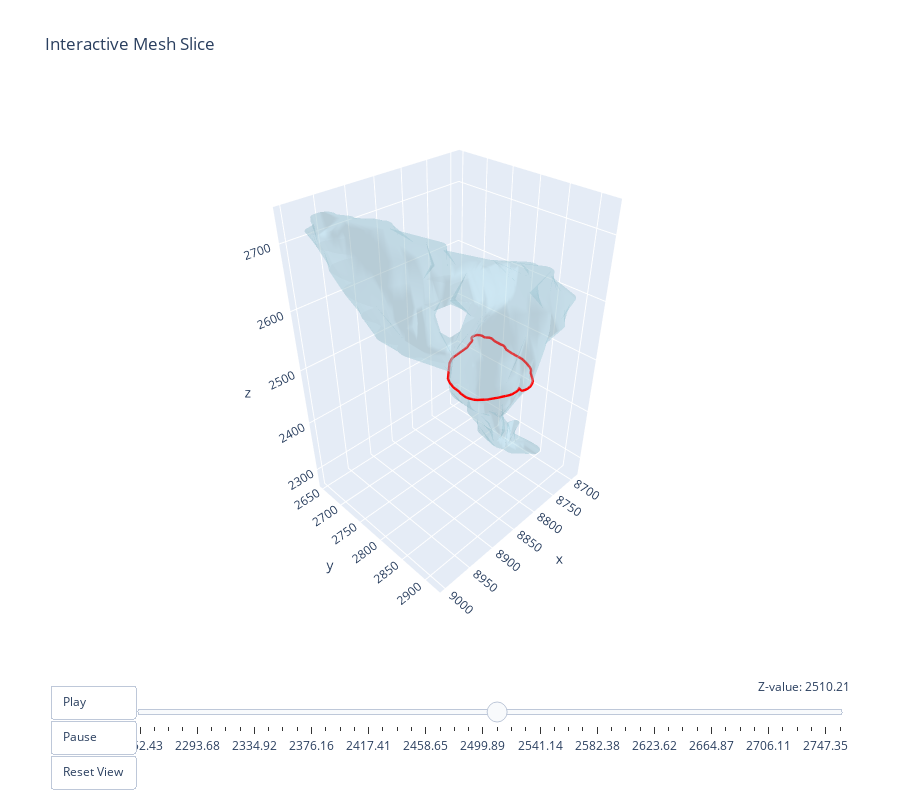

Notebook code for this chart:
### Markdown cell above
## Load TS2 Mesh

### Code cell
# Load the TS2 mesh from the data directory
mesh_path = data_path("TS2_alone.obj")

ts_mesh = MeshManager(trimesh.load(mesh_path))
ts_mesh.repair_mesh()
ts_mesh.print_mesh_analysis()
ts_mesh.visualize_mesh_slice_interactive()

### Figure 1 — Plotly figure (JSON) as saved in the notebook; plotly's stock layout.template omitted (floating-point values rounded to 4 significant figures; data arrays with more than 128 entries replaced by an {"elided": "..."} marker saying what was removed)
{"data": [{"color": "lightblue", "i": {"elided": "2008 int values"}, "j": {"elided": "2008 int values"}, "k": {"elided": "2008 int values"}, "name": "Mesh", "opacity": 0.3, "type": "mesh3d", "x": {"elided": "1004 float values"}, "y": {"elided": "1004 float values"}, "z": {"elided": "1004 float values"}}, {"line": {"color": "red", "width": 5}, "mode": "lines", "name": "Slice at z=2505.05", "type": "scatter3d", "x": [8820.0, 8820.0, 8823.0, 8823.0, 8819.0, 8814.0, 8807.0, 8800.0, 8800.0, 8795.0, 8791.0, 8791.0, 8783.0, 8783.0, 8777.0, 8774.0, 8774.0, 8772.0, 8772.0, 8766.0, 8766.0, 8764.0, 8764.0, 8764.0, 8763.0, 8763.0, 8762.0, 8762.0, 8762.0, 8758.0, 8756.0, 8757.0, 8757.0, 8757.0, 8757.0, 8757.0, 8754.0, 8755.0, 8759.0, 8760.0, 8759.0, 8759.0, 8760.0, 8763.0, 8765.0, 8769.0, 8773.0, 8776.0, 8778.0, 8779.0, 8782.0, 8782.0, 8782.0, 8792.0, 8793.0, 8799.0, 8799.0, 8832.0, 8832.0, 8832.0, 8837.0, 8837.0, 8847.0, 8847.0, 8847.0, 8872.0, 8872.0, 8872.0, 8876.0, 8876.0, 8881.0, 8881.0, 8885.0, 8885.0, 8886.0, 8886.0, 8887.0, 8887.0, 8888.0, 8888.0, 8888.0, 8884.0, 8884.0, 8882.0, 8871.0, 8871.0, 8871.0, 8859.0, 8859.0, 8859.0, 8842.0, 8842.0, 8842.0, 8842.0, 8842.0, 8842.0, 8837.0, 8830.0, 8827.0, 8820.0, 8820.0, null], "y": [2897.0, 2897.0, 2899.0, 2904.0, 2906.0, 2907.0, 2906.0, 2903.0, 2903.0, 2901.0, 2897.0, 2897.0, 2887.0, 2887.0, 2883.0, 2880.0, 2880.0, 2876.0, 2876.0, 2863.0, 2863.0, 2855.0, 2855.0, 2855.0, 2834.0, 2834.0, 2823.0, 2823.0, 2823.0, 2815.0, 2812.0, 2808.0, 2808.0, 2795.0, 2795.0, 2795.0, 2786.0, 2782.0, 2777.0, 2775.0, 2772.0, 2770.0, 2767.0, 2763.0, 2762.0, 2761.0, 2762.0, 2763.0, 2766.0, 2768.0, 2770.0, 2770.0, 2770.0, 2773.0, 2773.0, 2776.0, 2776.0, 2780.0, 2780.0, 2780.0, 2781.0, 2781.0, 2786.0, 2786.0, 2786.0, 2808.0, 2808.0, 2808.0, 2812.0, 2812.0, 2822.0, 2822.0, 2832.0, 2832.0, 2844.0, 2844.0, 2848.0, 2848.0, 2859.0, 2863.0, 2863.0, 2872.0, 2872.0, 2874.0, 2883.0, 2883.0, 2883.0, 2891.0, 2891.0, 2891.0, 2899.0, 2899.0, 2899.0, 2899.0, 2899.0, 2899.0, 2900.0, 2900.0, 2900.0, 2897.0, 2897.0, null], "z": [2505.0, 2505.0, 2505.0, 2505.0, 2505.0, 2505.0, 2505.0, 2505.0, 2505.0, 2505.0, 2505.0, 2505.0, 2505.0, 2505.0, 2505.0, 2505.0, 2505.0, 2505.0, 2505.0, 2505.0, 2505.0, 2505.0, 2505.0, 2505.0, 2505.0, 2505.0, 2505.0, 2505.0, 2505.0, 2505.0, 2505.0, 2505.0, 2505.0, 2505.0, 2505.0, 2505.0, 2505.0, 2505.0, 2505.0, 2505.0, 2505.0, 2505.0, 2505.0, 2505.0, 2505.0, 2505.0, 2505.0, 2505.0, 2505.0, 2505.0, 2505.0, 2505.0, 2505.0, 2505.0, 2505.0, 2505.0, 2505.0, 2505.0, 2505.0, 2505.0, 2505.0, 2505.0, 2505.0, 2505.0, 2505.0, 2505.0, 2505.0, 2505.0, 2505.0, 2505.0, 2505.0, 2505.0, 2505.0, 2505.0, 2505.0, 2505.0, 2505.0, 2505.0, 2505.0, 2505.0, 2505.0, 2505.0, 2505.0, 2505.0, 2505.0, 2505.0, 2505.0, 2505.0, 2505.0, 2505.0, 2505.0, 2505.0, 2505.0, 2505.0, 2505.0, 2505.0, 2505.0, 2505.0, 2505.0, 2505.0, 2505.0, null]}], "layout": {"height": 800, "margin": {"b": 100, "l": 50, "r": 50, "t": 100}, "scene": {"aspectmode": "data", "camera": {"eye": {"x": 1.5, "y": 1.5, "z": 1.5}}}, "sliders": [{"active": 25, "currentvalue": {"prefix": "Z-value: ", "visible": true, "xanchor": "right"}, "len": 0.9, "pad": {"b": 10, "t": 50}, "steps": [{"args": [["frame_0"], {"frame": {"duration": 0, "redraw": true}, "mode": "immediate"}], "label": "2252.43", "method": "animate"}, {"args": [["frame_1"], {"frame": {"duration": 0, "redraw": true}, "mode": "immediate"}], "label": "2262.75", "method": "animate"}, {"args": [["frame_2"], {"frame": {"duration": 0, "redraw": true}, "mode": "immediate"}], "label": "2273.06", "method": "animate"}, {"args": [["frame_3"], {"frame": {"duration": 0, "redraw": true}, "mode": "immediate"}], "label": "2283.37", "method": "animate"}, {"args": [["frame_4"], {"frame": {"duration": 0, "redraw": true}, "mode": "immediate"}], "label": "2293.68", "method": "animate"}, {"args": [["frame_5"], {"frame": {"duration": 0, "redraw": true}, "mode": "immediate"}], "label": "2303.99", "method": "animate"}, {"args": [["frame_6"], {"frame": {"duration": 0, "redraw": true}, "mode": "immediate"}], "label": "2314.30", "method": "animate"}, {"args": [["frame_7"], {"frame": {"duration": 0, "redraw": true}, "mode": "immediate"}], "label": "2324.61", "method": "animate"}, {"args": [["frame_8"], {"frame": {"duration": 0, "redraw": true}, "mode": "immediate"}], "label": "2334.92", "method": "animate"}, {"args": [["frame_9"], {"frame": {"duration": 0, "redraw": true}, "mode": "immediate"}], "label": "2345.23", "method": "animate"}, {"args": [["frame_10"], {"frame": {"duration": 0, "redraw": true}, "mode": "immediate"}], "label": "2355.54", "method": "animate"}, {"args": [["frame_11"], {"frame": {"duration": 0, "redraw": true}, "mode": "immediate"}], "label": "2365.85", "method": "animate"}, {"args": [["frame_12"], {"frame": {"duration": 0, "redraw": true}, "mode": "immediate"}], "label": "2376.16", "method": "animate"}, {"args": [["frame_13"], {"frame": {"duration": 0, "redraw": true}, "mode": "immediate"}], "label": "2386.48", "method": "animate"}, {"args": [["frame_14"], {"frame": {"duration": 0, "redraw": true}, "mode": "immediate"}], "label": "2396.79", "method": "animate"}, {"args": [["frame_15"], {"frame": {"duration": 0, "redraw": true}, "mode": "immediate"}], "label": "2407.10", "method": "animate"}, {"args": [["frame_16"], {"frame": {"duration": 0, "redraw": true}, "mode": "immediate"}], "label": "2417.41", "method": "animate"}, {"args": [["frame_17"], {"frame": {"duration": 0, "redraw": true}, "mode": "immediate"}], "label": "2427.72", "method": "animate"}, {"args": [["frame_18"], {"frame": {"duration": 0, "redraw": true}, "mode": "immediate"}], "label": "2438.03", "method": "animate"}, {"args": [["frame_19"], {"frame": {"duration": 0, "redraw": true}, "mode": "immediate"}], "label": "2448.34", "method": "animate"}, {"args": [["frame_20"], {"frame": {"duration": 0, "redraw": true}, "mode": "immediate"}], "label": "2458.65", "method": "animate"}, {"args": [["frame_21"], {"frame": {"duration": 0, "redraw": true}, "mode": "immediate"}], "label": "2468.96", "method": "animate"}, {"args": [["frame_22"], {"frame": {"duration": 0, "redraw": true}, "mode": "immediate"}], "label": "2479.27", "method": "animate"}, {"args": [["frame_23"], {"frame": {"duration": 0, "redraw": true}, "mode": "immediate"}], "label": "2489.58", "method": "animate"}, {"args": [["frame_24"], {"frame": {"duration": 0, "redraw": true}, "mode": "immediate"}], "label": "2499.89", "method": "animate"}, {"args": [["frame_25"], {"frame": {"duration": 0, "redraw": true}, "mode": "immediate"}], "label": "2510.21", "method": "animate"}, {"args": [["frame_26"], {"frame": {"duration": 0, "redraw": true}, "mode": "immediate"}], "label": "2520.52", "method": "animate"}, {"args": [["frame_27"], {"frame": {"duration": 0, "redraw": true}, "mode": "immediate"}], "label": "2530.83", "method": "animate"}, {"args": [["frame_28"], {"frame": {"duration": 0, "redraw": true}, "mode": "immediate"}], "label": "2541.14", "method": "animate"}, {"args": [["frame_29"], {"frame": {"duration": 0, "redraw": true}, "mode": "immediate"}], "label": "2551.45", "method": "animate"}, {"args": [["frame_30"], {"frame": {"duration": 0, "redraw": true}, "mode": "immediate"}], "label": "2561.76", "method": "animate"}, {"args": [["frame_31"], {"frame": {"duration": 0, "redraw": true}, "mode": "immediate"}], "label": "2572.07", "method": "animate"}, {"args": [["frame_32"], {"frame": {"duration": 0, "redraw": true}, "mode": "immediate"}], "label": "2582.38", "method": "animate"}, {"args": [["frame_33"], {"frame": {"duration": 0, "redraw": true}, "mode": "immediate"}], "label": "2592.69", "method": "animate"}, {"args": [["frame_34"], {"frame": {"duration": 0, "redraw": true}, "mode": "immediate"}], "label": "2603.00", "method": "animate"}, {"args": [["frame_35"], {"frame": {"duration": 0, "redraw": true}, "mode": "immediate"}], "label": "2613.31", "method": "animate"}, {"args": [["frame_36"], {"frame": {"duration": 0, "redraw": true}, "mode": "immediate"}], "label": "2623.62", "method": "animate"}, {"args": [["frame_37"], {"frame": {"duration": 0, "redraw": true}, "mode": "immediate"}], "label": "2633.94", "method": "animate"}, {"args": [["frame_38"], {"frame": {"duration": 0, "redraw": true}, "mode": "immediate"}], "label": "2644.25", "method": "animate"}, {"args": [["frame_39"], {"frame": {"duration": 0, "redraw": true}, "mode": "immediate"}], "label": "2654.56", "method": "animate"}, {"args": [["frame_40"], {"frame": {"duration": 0, "redraw": true}, "mode": "immediate"}], "label": "2664.87", "method": "animate"}, {"args": [["frame_41"], {"frame": {"duration": 0, "redraw": true}, "mode": "immediate"}], "label": "2675.18", "method": "animate"}, {"args": [["frame_42"], {"frame": {"duration": 0, "redraw": true}, "mode": "immediate"}], "label": "2685.49", "method": "animate"}, {"args": [["frame_43"], {"frame": {"duration": 0, "redraw": true}, "mode": "immediate"}], "label": "2695.80", "method": "animate"}, {"args": [["frame_44"], {"frame": {"duration": 0, "redraw": true}, "mode": "immediate"}], "label": "2706.11", "method": "animate"}, {"args": [["frame_45"], {"frame": {"duration": 0, "redraw": true}, "mode": "immediate"}], "label": "2716.42", "method": "animate"}, {"args": [["frame_46"], {"frame": {"duration": 0, "redraw": true}, "mode": "immediate"}], "label": "2726.73", "method": "animate"}, {"args": [["frame_47"], {"frame": {"duration": 0, "redraw": true}, "mode": "immediate"}], "label": "2737.04", "method": "animate"}, {"args": [["frame_48"], {"frame": {"duration": 0, "redraw": true}, "mode": "immediate"}], "label": "2747.35", "method": "animate"}, {"args": [["frame_49"], {"frame": {"duration": 0, "redraw": true}, "mode": "immediate"}], "label": "2757.66", "method": "animate"}], "x": 0.1, "y": 0}], "title": {"text": "Interactive Mesh Slice"}, "updatemenus": [{"buttons": [{"args": [null, {"frame": {"duration": 200, "redraw": true}, "fromcurrent": true}], "label": "Play", "method": "animate"}, {"args": [[null], {"frame": {"duration": 0, "redraw": false}, "mode": "immediate"}], "label": "Pause", "method": "animate"}, {"args": [{"scene.camera.eye": {"x": 1.5, "y": 1.5, "z": 1.5}}], "label": "Reset View", "method": "relayout"}], "pad": {"r": 10, "t": 60}, "showactive": false, "type": "buttons", "x": 0, "xanchor": "left", "y": 0, "yanchor": "top"}]}}
